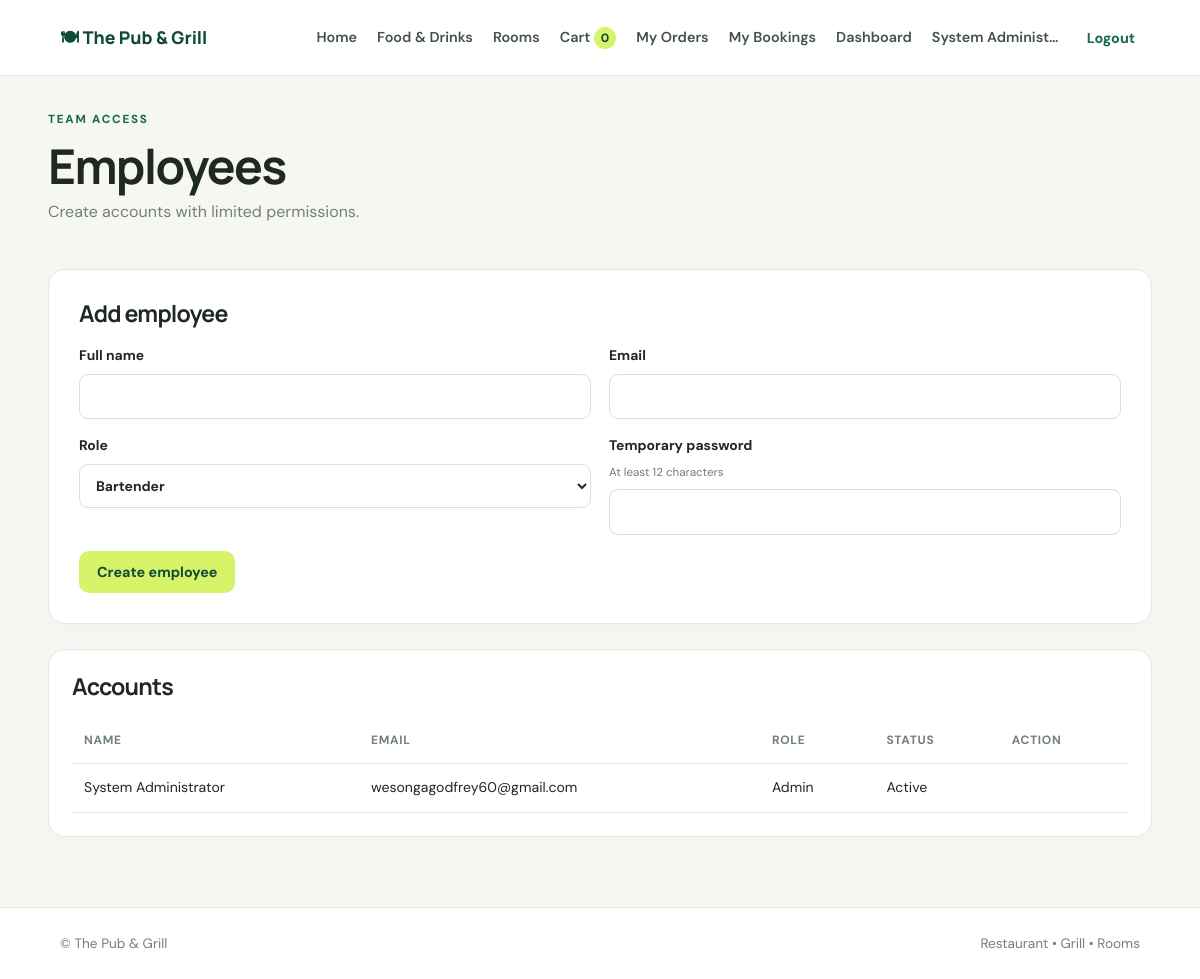
The app's page /admin/employees (signed in) with its own data.
### app/models.py (models this page shows, shortened)
class User(UserMixin, db.Model):
    id = db.Column(db.Integer, primary_key=True)
    full_name = db.Column(db.String(120), nullable=False)
    email = db.Column(db.String(255), unique=True, nullable=False, index=True)
    phone = db.Column(db.String(40))
    password_hash = db.Column(db.String(255), nullable=False)
    role = db.Column(db.String(30), nullable=False, default="customer", index=True)
    is_active_account = db.Column(db.Boolean, nullable=False, default=True)
    created_at = db.Column(db.DateTime, nullable=False, default=utcnow)
    orders = db.relationship("Order", backref="customer", lazy=True)
    bookings = db.relationship("RoomBooking", backref="customer", lazy=True)
    @property
    def is_active(self):
        return self.is_active_account

### app/admin/routes.py (the view, shortened to what this page needs)
@admin_bp.route("/employees", methods=["GET", "POST"])
@roles_required("admin")
def employees():
    allowed = {"supervisor", "cashier", "waiter", "chef", "bartender", "storekeeper", "receptionist"}
    return render_template("admin/employees.html", employees=User.query.filter(User.role != "customer").order_by(User.full_name).all(), roles=sorted(allowed))

### app/admin/routes.py (called while the page is built)
def roles_required(*roles):
    def decorator(fn):
        @wraps(fn)
        @login_required
        def wrapped(*args, **kwargs):
            if current_user.role not in roles:
                abort(403)
            return fn(*args, **kwargs)
        return wrapped
    return decorator

### app/models.py (called while the page is built)
@login_manager.user_loader
def load_user(user_id):
    try:
        return db.session.get(User, int(user_id))
    except (TypeError, ValueError):
        return None

### app/templates/admin/employees.html
{% extends "base.html" %}{% block title %}Employees · {{ business_name }}{% endblock %}
{% block content %}<div class="page-heading"><div><p class="eyebrow">TEAM ACCESS</p><h1>Employees</h1><p>Create accounts with limited permissions.</p></div></div><section class="form-card wide"><h2>Add employee</h2><form method="post" class="form-grid"><input type="hidden" name="csrf_token" value="{{ csrf_token() }}"><label>Full name<input name="full_name" required></label><label>Email<input name="email" type="email" required></label><label>Role<select name="role">{% for r in roles %}<option value="{{ r }}">{{ r|title }}</option>{% endfor %}</select></label><label>Temporary password <small>At least 12 characters</small><input name="password" type="password" minlength="12" required></label><button class="btn primary">Create employee</button></form></section><section class="panel"><h2>Accounts</h2><div class="table-wrap"><table><thead><tr><th>Name</th><th>Email</th><th>Role</th><th>Status</th><th>Action</th></tr></thead><tbody>{% for e in employees %}<tr><td>{{ e.full_name }}</td><td>{{ e.email }}</td><td>{{ e.role|title }}</td><td>{{ 'Active' if e.is_active_account else 'Inactive' }}</td><td>{% if e.role != 'admin' and e.id != current_user.id %}<form method="post" action="{{ url_for('admin.toggle_employee', user_id=e.id) }}"><input type="hidden" name="csrf_token" value="{{ csrf_token() }}"><button class="btn small">{{ 'Deactivate' if e.is_active_account else 'Activate' }}</button></form>{% endif %}</td></tr>{% endfor %}</tbody></table></div></section>{% endblock %}

### app/templates/base.html (shortened to what this page needs)
<!doctype html>
<html lang="en">
<head>
  <link rel="stylesheet" href="{{ url_for('static', filename='css/style.css') }}">
</head>
<body>
<header class="topbar">
  <a class="brand" href="{{ url_for('main.index') }}">🍽 {{ business_name }}</a>
  <nav id="mainNav">
    <a href="{{ url_for('main.index') }}">Home</a>
    <a href="{{ url_for('orders.menu') }}">Food & Drinks</a>
    <a href="{{ url_for('rooms.list_rooms') }}">Rooms</a>
    {% if current_user.is_authenticated %}
      <a href="{{ url_for('orders.cart') }}">Cart <span id="cartCount" class="badge">0</span></a>
      <a href="{{ url_for('orders.my_orders') }}">My Orders</a>
      <a href="{{ url_for('rooms.my_bookings') }}">My Bookings</a>
      {% if current_user.role in ['admin','supervisor'] %}<a href="{{ url_for('admin.dashboard') }}">Dashboard</a>{% elif current_user.role != 'customer' %}<a href="{{ url_for('admin.operations') }}">Operations</a>{% endif %}
      <span class="nav-user">{{ current_user.full_name }}</span>
      <form class="inline" method="post" action="{{ url_for('auth.logout') }}"><input type="hidden" name="csrf_token" value="{{ csrf_token() }}"><button class="link-button">Logout</button></form>
    {% else %}
      <a href="{{ url_for('auth.login') }}">Login</a><a class="nav-cta" href="{{ url_for('auth.register') }}">Create account</a>
    {% endif %}
  </nav>
</header>
<main class="container">
  {% block content %}{% endblock %}
</main>
<footer class="footer"><span>© {{ business_name }}</span><span>Restaurant • Grill • Rooms</span></footer>
</body></html>

### app/static/css/style.css (style rules this page uses)
:root { --ink:#202824;--muted:#718078;--green:#176b4b;--green-dark:#104b36;--lime:#d6f36a;--cream:#f6f7f2;--white:#fff;--line:#e3e8e1;--red:#a72b2b;--shadow:0 14px 36px rgba(27,49,38,.08) }
* { box-sizing:border-box }
body { margin:0;background:var(--cream);color:var(--ink);font-family:'DM Sans',sans-serif;line-height:1.55 }
h1,h2,h3 { font-family:Manrope,sans-serif;line-height:1.2;letter-spacing:-.035em;margin-top:0 }
h1 { font-size:clamp(2.1rem,4vw,3.7rem) }
h2 { font-size:1.45rem }
a { color:var(--green);text-decoration:none }
.topbar { height:auto;min-height:76px;background:#fff;display:flex;align-items:center;justify-content:space-between;padding:14px clamp(18px,5vw,72px);gap:20px;border-bottom:1px solid var(--line);position:sticky;top:0;z-index:10 }
.brand { font-family:Manrope,sans-serif;font-weight:800;font-size:1.1rem;color:var(--green-dark);white-space:nowrap }
.topbar nav { display:flex;align-items:center;gap:20px;flex-wrap:wrap }
.topbar nav>a,.nav-user { font-size:.9rem;font-weight:600;color:#425149 }
.container { width:min(1180px,92%);margin:34px auto 70px;min-height:60vh }
.footer { border-top:1px solid var(--line);padding:25px 5%;display:flex;justify-content:space-between;color:var(--muted);font-size:.85rem;background:white }
.eyebrow { font-size:.73rem;font-weight:800;letter-spacing:.15em;color:var(--green);text-transform:uppercase;margin:0 0 9px }
.btn { border:0;display:inline-flex;align-items:center;justify-content:center;gap:7px;background:var(--green);color:#fff;padding:12px 18px;border-radius:10px;font:700 .9rem 'DM Sans',sans-serif;cursor:pointer;text-decoration:none;transition:transform .15s,background .15s }
.btn.primary { background:var(--lime);color:var(--green-dark) }
.section-head,.page-heading,.panel-heading { display:flex;align-items:center;justify-content:space-between;gap:18px }
.section-head h2,.page-heading h1 { margin-bottom:4px }
.page-heading { margin-bottom:28px }
.page-heading p:not(.eyebrow) { color:var(--muted);margin-top:5px }
.panel,.form-card { background:white;border:1px solid var(--line);border-radius:17px;padding:23px;margin:20px 0;box-shadow:0 5px 18px #1b312605 }
.panel h2,.form-card h2 { margin-bottom:18px }
.table-wrap { overflow-x:auto }
table { width:100%;border-collapse:collapse;font-size:.88rem }
th,td { text-align:left;padding:13px 12px;border-bottom:1px solid var(--line);vertical-align:middle }
th { color:var(--muted);font-size:.75rem;text-transform:uppercase;letter-spacing:.06em;white-space:nowrap }
.form-card { max-width:520px;margin:0 auto 25px;padding:30px }
.form-card.wide { max-width:none }
.form-card label { display:flex;flex-direction:column;gap:7px;font-weight:700;font-size:.87rem;margin-bottom:16px }
.form-card label small { font-weight:400;color:var(--muted) }
input,select,textarea { font:inherit;padding:11px 12px;border:1px solid #d8e0d9;border-radius:9px;background:#fff;color:var(--ink);width:100%;min-width:0 }
.form-grid { display:grid;grid-template-columns:repeat(2,minmax(0,1fr));gap:0 18px }
.form-grid button { justify-self:start }
.inline { display:inline }
.link-button { border:0;background:transparent;color:var(--green);font:700 .9rem 'DM Sans',sans-serif;cursor:pointer;padding:5px }
.badge { display:inline-block;border-radius:20px;background:var(--lime);color:var(--green-dark);padding:2px 7px;font-size:.75rem;font-weight:800 }
.nav-user { max-width:130px;overflow:hidden;text-overflow:ellipsis;white-space:nowrap }

### records on screen
User: full_name "System Administ…", full_name "System Administrator", email "wesongagodfrey60@gmail.com", role "Admin", is_active_account "Active"

### other values on screen
{{ business_name }} "The Pub & Grill"
form field role "Bartender"
